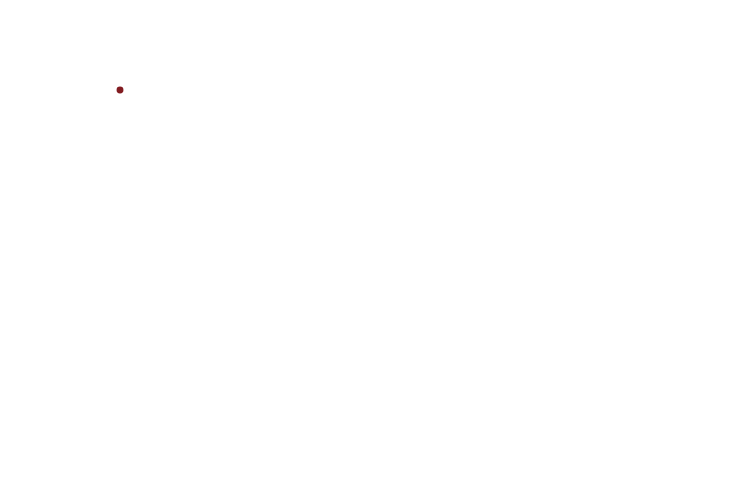
Frame 1 (no input)
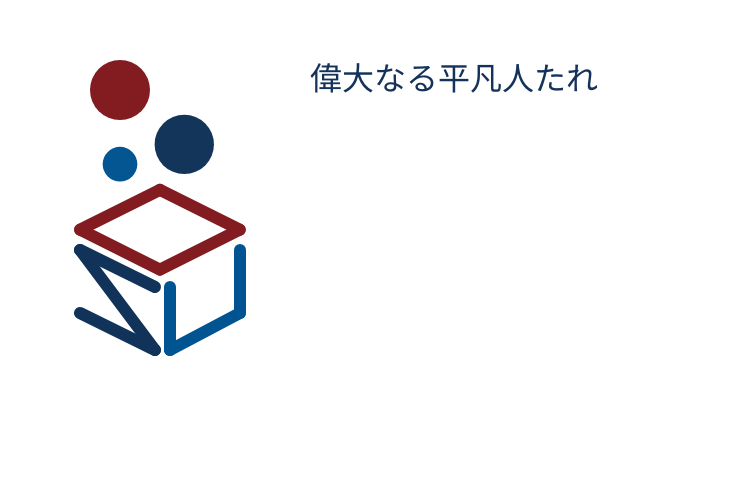
Frame 60 (no input)
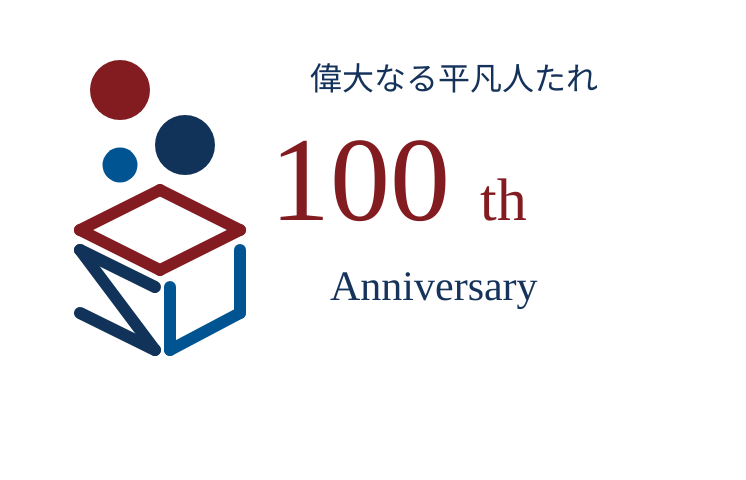
Frame 120 (the mouse pressed at the canvas centre since frame 60)

The p5.js sketch that drew these frames (run headless with seeded random() and noise() and a simulated clock; from frame 60 on, the mouse is pressed at the canvas centre):

// p5.js sketch
// ── sketch.js
let t = 0;

// Хөдөлгөөнийг зөөлөн болгох функц (эхэндээ хурдан, төгсгөлд удаан)
function easeOutCubic(x) {
  return 1 - pow(1 - x, 3);
}

// Эх цэг - ХАМГИЙН ЭХНИЙ (улаан) тойргийн байрлал
// Бусад бүх дүрс энэ цэгээс эхэлж тархана
let originX = 120;
let originY = 90;

function setup() {
  createCanvas(746, 480);
  textFont("Clash Display");
}

function draw() {
  background(255);
  t++;
  
  if (t > 10) {
    let progress = constrain((t - 10) / 30, 0, 1);
    let a = easeOutCubic(progress) * 255;

    noStroke();
    fill(20, 50, 90, a);
    textSize(32);
    text("偉大なる平凡人たれ", 310, 90);
  }
  if(t>100){

    fill(130,28,33);
    textSize(120);
    text("100",min(330,150+t),220);
    textSize(60);
    text("th",min(540,360+t),220);

  }
  if (t > 100) {
    let progress = constrain((t - 100) / 25, 0, 1);
    let a = easeOutCubic(progress) * 255;

    noStroke();
    fill(20, 50, 90, a);
    textSize(42);
    text("Anniversary", 330, 300);
  }

  if (t > 120) {
    let progress = constrain((t - 120) / 25, 0, 1);
    let a = easeOutCubic(progress) * 255;

    noStroke();
    fill(20, 50, 90, a);
    textSize(28);
    text("SINCE 1928", 390, 340);
  }

  

  // 1. ЭХНИЙ УЛААН ТОЙРОГ (t=0-25) - өөрийн байранд шууд гарна
  if (t > 0) {
    let progress = constrain(t / 25, 0, 1);
    let d = easeOutCubic(progress) * 60; 
    // 0-ээс жинхэнэ хэмжээ (60) хүртэл

    noStroke();
    fill(130, 28, 33);
    circle(originX, originY, d);
  }

  // 2. ҮЛДСЭН 2 ТОЙРОГ - эхний тойргоос тархана (t>25)
  let circleStart = 25;
  if (t > circleStart) {
    let progress = constrain((t - circleStart) / 45, 0, 1);
    let e = easeOutCubic(progress);
    let a = e * 255;

    noStroke();

    // Хар цэнхэр тойрог
    let x2 = lerp(originX, 185, e);
    let y2 = lerp(originY, 145, e);
    fill(18, 51, 89, a);
    circle(x2, y2, 60 * e);

    // Цэнхэр жижиг тойрог
    let x3 = lerp(originX, 120, e);
    let y3 = lerp(originY, 165, e);
    fill(0, 84, 145, a);
    circle(x3, y3, 35 * e);
  }

  // 2. РОМБ (куб-ийн дээд тал) - хар цэгээс тэлнэ (t>50)
  let diamondStart = 25;
  if (t > diamondStart) {
    let progress = constrain((t - diamondStart) / 40, 0, 1);
    let e = easeOutCubic(progress);
    let a = e * 255;

    noFill();
    strokeWeight(12);
    stroke(130, 28, 33, a);

    let topX = lerp(originX, 160, e), topY = lerp(originY, 190, e);
    let rightX = lerp(originX, 240, e), rightY = lerp(originY, 230, e);
    let botX = lerp(originX, 160, e), botY = lerp(originY, 270, e);
    let leftX = lerp(originX, 80, e), leftY = lerp(originY, 230, e);

    line(leftX, leftY, topX, topY);
    line(topX, topY, rightX, rightY);
    line(rightX, rightY, botX, botY);
    line(botX, botY, leftX, leftY);
  }

  // 3. "S" ХЭЛБЭР - хар цэгээс үүснэ (t>90)
  let sStart = 25;
  if (t > sStart) {
    let progress = constrain((t - sStart) / 30, 0, 1);
    let e = easeOutCubic(progress);
    let a = e * 255;

    strokeWeight(12);
    stroke(18, 51, 89, a);

    let p1x = lerp(originX, 80, e), p1y = lerp(originY, 250, e);
    let p2x = lerp(originX, 155, e), p2y = lerp(originY, 287, e);
    let p3x = lerp(originX, 155, e), p3y = lerp(originY, 350, e);
    let p4x = lerp(originX, 80, e), p4y = lerp(originY, 313, e);

    line(p1x, p1y, p2x, p2y);
    line(p1x, p1y, p3x, p3y);
    line(p3x, p3y, p4x, p4y);
  }

  // 4. "U" ХЭЛБЭР - хар цэгээс үүснэ (t>110)
  let uStart = 25;
  if (t > uStart) {
    let progress = constrain((t - uStart) / 30, 0, 1);
    let e = easeOutCubic(progress);
    let a = e * 255;

    strokeWeight(12);
    stroke(0, 84, 145, a);

    let p1x = lerp(originX, 170, e), p1y = lerp(originY, 350, e);
    let p2x = lerp(originX, 170, e), p2y = lerp(originY, 287, e);
    let p3x = lerp(originX, 240, e), p3y = lerp(originY, 313, e);
    let p4x = lerp(originX, 240, e), p4y = lerp(originY, 250, e);

    line(p1x, p1y, p2x, p2y);
    line(p1x, p1y, p3x, p3y);
    line(p3x, p3y, p4x, p4y);
  }

  // 5. ТӨВ ДЭХ ЖИЖИГ УЛААН ТОЙРОГ (t>140, сүүлд гарна)
  if (t > 140) {
    let progress = constrain((t - 140) / 20, 0, 1);
    let d = easeOutCubic(progress) * 30;

    strokeWeight(3);
    stroke(255);
    fill(130, 28, 33);
    circle(175, 215, d);
  }
}
